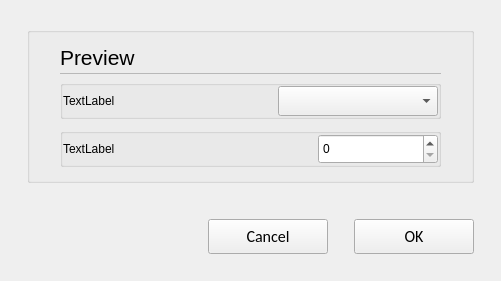
<?xml version="1.0" encoding="UTF-8"?>
<ui version="4.0">
 <class>C_SdBueMessageRxTimeoutConfig</class>
 <widget class="QWidget" name="C_SdBueMessageRxTimeoutConfig">
  <property name="geometry">
   <rect>
    <x>0</x>
    <y>0</y>
    <width>501</width>
    <height>279</height>
   </rect>
  </property>
  <property name="windowTitle">
   <string>C_SdBueMessageRxTimeoutConfig</string>
  </property>
  <layout class="QVBoxLayout" name="verticalLayout_2">
   <property name="leftMargin">
    <number>27</number>
   </property>
   <property name="topMargin">
    <number>27</number>
   </property>
   <property name="rightMargin">
    <number>27</number>
   </property>
   <property name="bottomMargin">
    <number>0</number>
   </property>
   <item>
    <widget class="stw_opensyde_gui_elements::C_OgeGbx" name="groupBox">
     <property name="title">
      <string/>
     </property>
     <layout class="QVBoxLayout" name="verticalLayout">
      <property name="spacing">
       <number>0</number>
      </property>
      <property name="leftMargin">
       <number>30</number>
      </property>
      <property name="rightMargin">
       <number>30</number>
      </property>
      <property name="bottomMargin">
       <number>13</number>
      </property>
      <item>
       <layout class="QHBoxLayout" name="horizontalLayout_8" stretch="0,1">
        <property name="spacing">
         <number>6</number>
        </property>
        <item>
         <widget class="stw_opensyde_gui_elements::C_OgeLabHeadingGroupBold" name="pc_LabelHeadingPreview">
          <property name="minimumSize">
           <size>
            <width>0</width>
            <height>30</height>
           </size>
          </property>
          <property name="maximumSize">
           <size>
            <width>16777215</width>
            <height>30</height>
           </size>
          </property>
          <property name="font">
           <font>
            <family>Segoe UI</family>
            <pointsize>16</pointsize>
           </font>
          </property>
          <property name="text">
           <string>Preview</string>
          </property>
         </widget>
        </item>
        <item>
         <spacer name="horizontalSpacer_10">
          <property name="orientation">
           <enum>Qt::Horizontal</enum>
          </property>
          <property name="sizeHint" stdset="0">
           <size>
            <width>40</width>
            <height>1</height>
           </size>
          </property>
         </spacer>
        </item>
       </layout>
      </item>
      <item>
       <layout class="QHBoxLayout" name="horizontalLayout_20" stretch="0">
        <property name="spacing">
         <number>0</number>
        </property>
        <property name="topMargin">
         <number>1</number>
        </property>
        <property name="rightMargin">
         <number>0</number>
        </property>
        <property name="bottomMargin">
         <number>0</number>
        </property>
        <item>
         <widget class="stw_opensyde_gui_elements::C_OgeFrameSeparator" name="pc_Frame_3">
          <property name="minimumSize">
           <size>
            <width>0</width>
            <height>1</height>
           </size>
          </property>
          <property name="maximumSize">
           <size>
            <width>16777215</width>
            <height>1</height>
           </size>
          </property>
          <property name="frameShape">
           <enum>QFrame::StyledPanel</enum>
          </property>
          <property name="frameShadow">
           <enum>QFrame::Raised</enum>
          </property>
         </widget>
        </item>
       </layout>
      </item>
      <item>
       <spacer name="verticalSpacer_3">
        <property name="orientation">
         <enum>Qt::Vertical</enum>
        </property>
        <property name="sizeType">
         <enum>QSizePolicy::Fixed</enum>
        </property>
        <property name="sizeHint" stdset="0">
         <size>
          <width>6</width>
          <height>6</height>
         </size>
        </property>
       </spacer>
      </item>
      <item>
       <layout class="QVBoxLayout" name="verticalLayout_3" stretch="0,1">
        <property name="spacing">
         <number>9</number>
        </property>
        <item>
         <widget class="stw_opensyde_gui_elements::C_OgeGbxTransparent" name="pc_GroupBoxMode">
          <property name="title">
           <string/>
          </property>
          <layout class="QHBoxLayout" name="horizontalLayout_2" stretch="0,0,1">
           <property name="spacing">
            <number>0</number>
           </property>
           <property name="leftMargin">
            <number>0</number>
           </property>
           <property name="topMargin">
            <number>0</number>
           </property>
           <property name="rightMargin">
            <number>0</number>
           </property>
           <property name="bottomMargin">
            <number>0</number>
           </property>
           <item>
            <widget class="stw_opensyde_gui_elements::C_OgeLabGroupItem" name="pc_LabelTimeoutModeDescription">
             <property name="text">
              <string>TextLabel</string>
             </property>
            </widget>
           </item>
           <item>
            <spacer name="horizontalSpacer_3">
             <property name="orientation">
              <enum>Qt::Horizontal</enum>
             </property>
             <property name="sizeHint" stdset="0">
              <size>
               <width>27</width>
               <height>1</height>
              </size>
             </property>
            </spacer>
           </item>
           <item>
            <widget class="stw_opensyde_gui_elements::C_OgeCbxText" name="pc_ComboBoxTimeoutActive">
             <property name="minimumSize">
              <size>
               <width>160</width>
               <height>30</height>
              </size>
             </property>
             <property name="maximumSize">
              <size>
               <width>160</width>
               <height>30</height>
              </size>
             </property>
            </widget>
           </item>
          </layout>
         </widget>
        </item>
        <item>
         <widget class="stw_opensyde_gui_elements::C_OgeGbxTransparent" name="pc_GroupBoxValue">
          <property name="title">
           <string/>
          </property>
          <layout class="QHBoxLayout" name="horizontalLayout_3" stretch="0,0,1">
           <property name="spacing">
            <number>0</number>
           </property>
           <property name="leftMargin">
            <number>0</number>
           </property>
           <property name="topMargin">
            <number>0</number>
           </property>
           <property name="rightMargin">
            <number>0</number>
           </property>
           <property name="bottomMargin">
            <number>0</number>
           </property>
           <item>
            <widget class="stw_opensyde_gui_elements::C_OgeLabGroupItem" name="pc_LabelTimeoutValueDescription">
             <property name="text">
              <string>TextLabel</string>
             </property>
            </widget>
           </item>
           <item>
            <spacer name="horizontalSpacer_2">
             <property name="orientation">
              <enum>Qt::Horizontal</enum>
             </property>
             <property name="sizeHint" stdset="0">
              <size>
               <width>35</width>
               <height>1</height>
              </size>
             </property>
            </spacer>
           </item>
           <item>
            <widget class="stw_opensyde_gui_elements::C_OgeSpxNumber" name="pc_SpinBoxTimeout">
             <property name="minimumSize">
              <size>
               <width>120</width>
               <height>30</height>
              </size>
             </property>
             <property name="maximumSize">
              <size>
               <width>120</width>
               <height>30</height>
              </size>
             </property>
            </widget>
           </item>
          </layout>
         </widget>
        </item>
       </layout>
      </item>
     </layout>
    </widget>
   </item>
   <item>
    <spacer name="verticalSpacer_2">
     <property name="orientation">
      <enum>Qt::Vertical</enum>
     </property>
     <property name="sizeType">
      <enum>QSizePolicy::Fixed</enum>
     </property>
     <property name="sizeHint" stdset="0">
      <size>
       <width>20</width>
       <height>30</height>
      </size>
     </property>
    </spacer>
   </item>
   <item>
    <layout class="QHBoxLayout" name="horizontalLayout_7">
     <item>
      <spacer name="horizontalSpacer_5">
       <property name="orientation">
        <enum>Qt::Horizontal</enum>
       </property>
       <property name="sizeHint" stdset="0">
        <size>
         <width>40</width>
         <height>20</height>
        </size>
       </property>
      </spacer>
     </item>
     <item>
      <widget class="stw_opensyde_gui_elements::C_OgePubCancel" name="pc_BushButtonCancel">
       <property name="minimumSize">
        <size>
         <width>120</width>
         <height>35</height>
        </size>
       </property>
       <property name="maximumSize">
        <size>
         <width>120</width>
         <height>35</height>
        </size>
       </property>
       <property name="font">
        <font>
         <family>Calibri</family>
         <pointsize>12</pointsize>
        </font>
       </property>
       <property name="text">
        <string>Cancel</string>
       </property>
      </widget>
     </item>
     <item>
      <spacer name="horizontalSpacer_6">
       <property name="orientation">
        <enum>Qt::Horizontal</enum>
       </property>
       <property name="sizeType">
        <enum>QSizePolicy::Fixed</enum>
       </property>
       <property name="sizeHint" stdset="0">
        <size>
         <width>20</width>
         <height>20</height>
        </size>
       </property>
      </spacer>
     </item>
     <item>
      <widget class="stw_opensyde_gui_elements::C_OgePubDialog" name="pc_BushButtonOk">
       <property name="minimumSize">
        <size>
         <width>120</width>
         <height>35</height>
        </size>
       </property>
       <property name="maximumSize">
        <size>
         <width>120</width>
         <height>35</height>
        </size>
       </property>
       <property name="font">
        <font>
         <family>Calibri</family>
         <pointsize>12</pointsize>
        </font>
       </property>
       <property name="text">
        <string>OK</string>
       </property>
      </widget>
     </item>
    </layout>
   </item>
   <item>
    <spacer name="verticalSpacer">
     <property name="orientation">
      <enum>Qt::Vertical</enum>
     </property>
     <property name="sizeType">
      <enum>QSizePolicy::Fixed</enum>
     </property>
     <property name="sizeHint" stdset="0">
      <size>
       <width>20</width>
       <height>27</height>
      </size>
     </property>
    </spacer>
   </item>
  </layout>
 </widget>
 <customwidgets>
  <customwidget>
   <class>stw_opensyde_gui_elements::C_OgeLabHeadingGroupBold</class>
   <extends>QLabel</extends>
   <header>C_OgeLabHeadingGroupBold.h</header>
  </customwidget>
  <customwidget>
   <class>stw_opensyde_gui_elements::C_OgeFrameSeparator</class>
   <extends>QFrame</extends>
   <header>C_OgeFrameSeparator.h</header>
   <container>1</container>
  </customwidget>
  <customwidget>
   <class>stw_opensyde_gui_elements::C_OgePubDialog</class>
   <extends>QPushButton</extends>
   <header>C_OgePubDialog.h</header>
  </customwidget>
  <customwidget>
   <class>stw_opensyde_gui_elements::C_OgeGbx</class>
   <extends>QGroupBox</extends>
   <header>C_OgeGbx.h</header>
   <container>1</container>
  </customwidget>
  <customwidget>
   <class>stw_opensyde_gui_elements::C_OgePubCancel</class>
   <extends>QPushButton</extends>
   <header>C_OgePubCancel.h</header>
  </customwidget>
  <customwidget>
   <class>stw_opensyde_gui_elements::C_OgeLabGroupItem</class>
   <extends>QLabel</extends>
   <header>C_OgeLabGroupItem.h</header>
  </customwidget>
  <customwidget>
   <class>stw_opensyde_gui_elements::C_OgeCbxText</class>
   <extends>QComboBox</extends>
   <header>C_OgeCbxText.h</header>
  </customwidget>
  <customwidget>
   <class>stw_opensyde_gui_elements::C_OgeGbxTransparent</class>
   <extends>QGroupBox</extends>
   <header>C_OgeGbxTransparent.h</header>
   <container>1</container>
  </customwidget>
  <customwidget>
   <class>stw_opensyde_gui_elements::C_OgeSpxNumber</class>
   <extends>QSpinBox</extends>
   <header>C_OgeSpxNumber.h</header>
  </customwidget>
 </customwidgets>
 <resources/>
 <connections/>
</ui>
